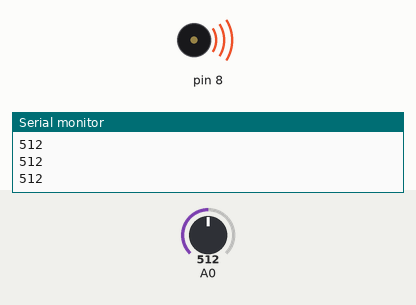
The sketch below on a simulated Arduino Uno, built with avr-gcc and run on an emulated ATmega328P. Parts: buzzer (waves = sounding), the last lines printed to the serial monitor. The inputs (shaded band) are chosen by the test bench; at power-on: A0 = 512.

Above: at 1.2 s.
1.3 s: A0 set to 486
At 2.5 s:
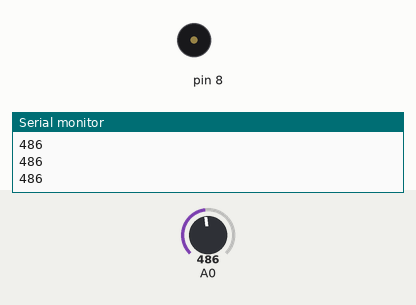
2.8 s: A0 set to 511
At 3.8 s:
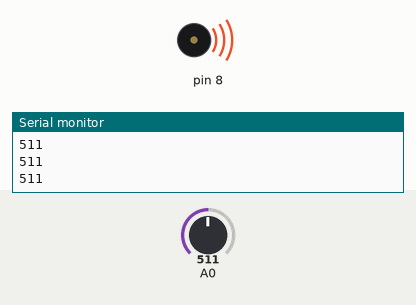
4.3 s: A0 set to 495
At 4.9 s:
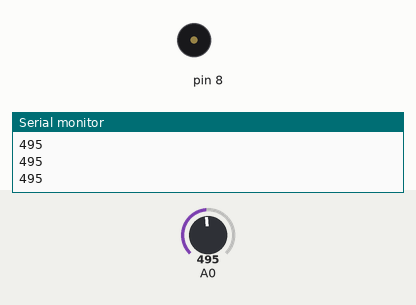
Timing chart, 0 to 7.3 s (numbered marks = the images above; inputs shaded):
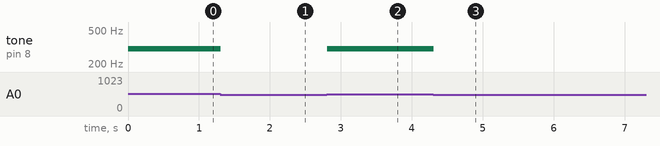

Measured:
- the behaviour switches between 505 and 504 on A0 (found by bisection; images 0 and 1)
- after the input at 1.3 s, tone on pin 8: 300 Hz → silent at once
- after the input at 2.8 s, tone on pin 8: silent → 300 Hz at once
- after the input at 4.3 s, tone on pin 8: 300 Hz → silent at once

The sketch:

sketch_nov22a.ino
```cpp
//int buttons[6];
// set up an array with 6 integers

//int buttons[0] = 2;
// give the first element of the array the value 2

int notes[] = {100, 200, 300, 400};

void setup() {

  Serial.begin(9600);

}

void loop() {

  int keyVal = analogRead(A0);
  Serial.println(keyVal);

  if (keyVal == 1023) {
    tone(8, notes[0]);
  } else if(keyVal >= 990 && keyVal <= 1010) {
    tone(8, notes[1]);
  } else if(keyVal >= 505 && keyVal <= 515) {
    tone(8, notes[2]);
  } else if(keyVal >= 5 && keyVal <= 10) {
    tone(8, notes[3]);
  } else {
    noTone(8);
  }

}
```
